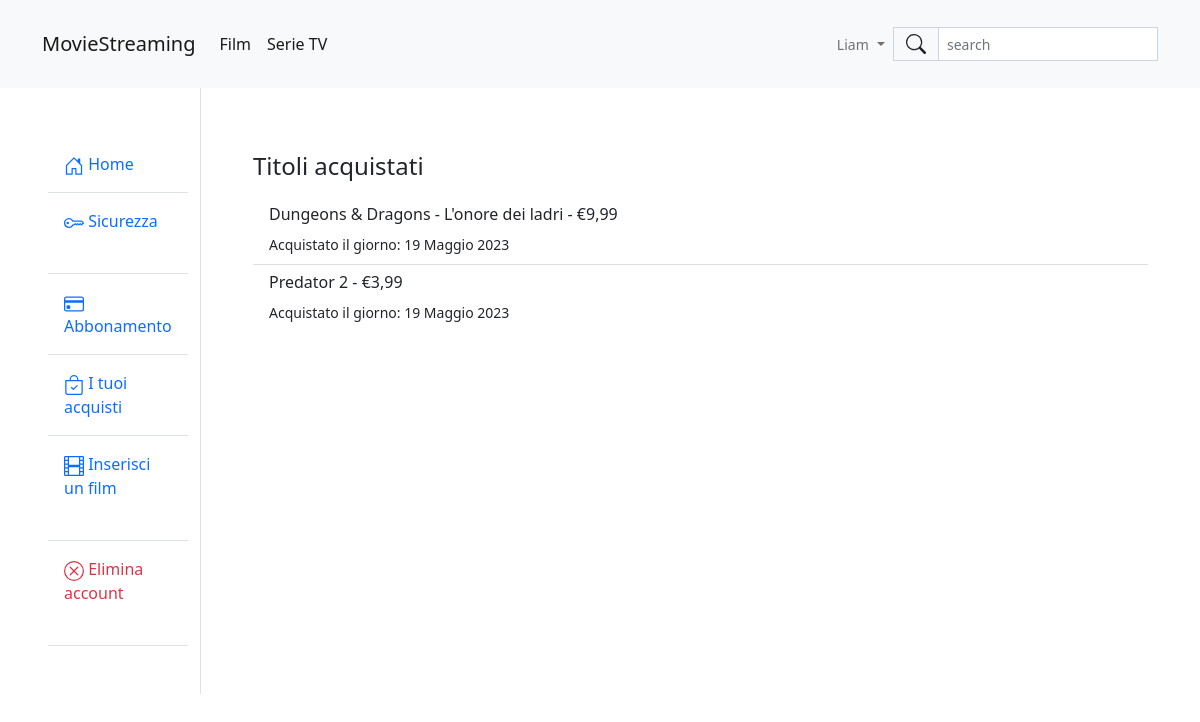
Before: /profile/your-purchases (signed in) with the older database file.
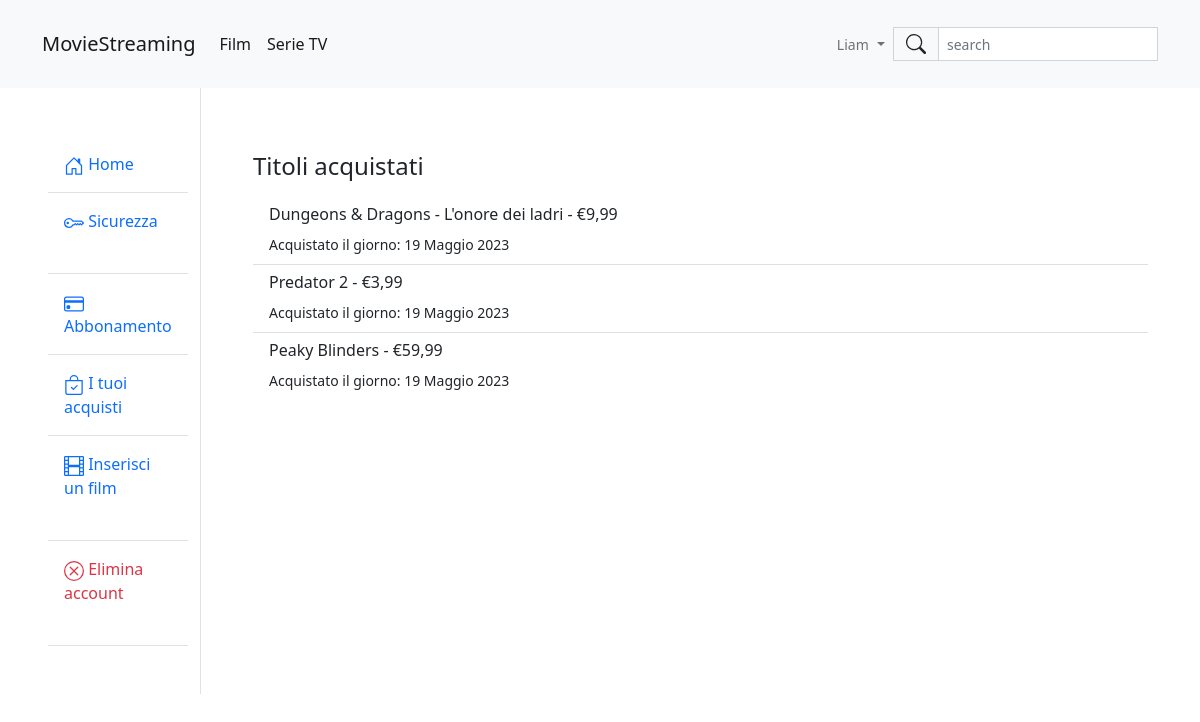
After: the same page with the newer database file.
### profile/models.py (models this page shows, shortened)
class UserPurchase(models.Model):
  user  = models.ForeignKey(User, on_delete=models.CASCADE)
  title = models.ForeignKey(Title, on_delete=models.CASCADE)
  date  = models.DateField(default=timezone.now)
  class Meta:
    unique_together = (("user", "title"),)

### movies/models.py (models this page shows, shortened)
class Title(models.Model):
  name          = models.CharField(max_length=100, unique=True)
  release_date  = models.DateField()
  description   = models.TextField()
  thumb         = models.ForeignKey(Thumb, null=True, on_delete=models.SET_NULL)
  genre         = models.ForeignKey(Genre, null=True, on_delete=models.SET_NULL)
  type          = models.CharField(max_length=5, choices=[('film', 'film'), ('serie', 'serie')])
  included      = models.BooleanField(default=True)
  cost          = models.DecimalField(max_digits=5, decimal_places=2, null=True, default=None)

### profile/views.py (the view)
# urls.py: path('your-purchases', views.ViewPurchase.as_view(), name="view_purchases"),
class ViewPurchase(LoginRequiredMixin, View):
  login_url = '/authentication/login/'
  redirect_field_name = 'redirect_to'
  def get(self, request):
    purchases = UserPurchase.objects.filter(user=request.user)
    context = {
      'purchases' : purchases
    }
    return render(request, "profile/purchases.html", context)

### profile/templates/profile/purchases.html (shortened to what this page needs)
{% extends 'base.html' %}
{% block content %}
{% include 'navbar.html' %}
{% load static %}
<div class="container-fluid">
  <div class="row">
    {% include 'profile/sidebar.html' %}
    <div class="col-lg-10 border-start">
      <div class="container py-5">
        <div class="card border-0">
          <div class="card-body">
            <h4 class="card-title">Titoli acquistati</h4>
            {% if purchases %}
              <ul class="list-group list-group-flush">
                {% for purchase in purchases %}
                  <li class="list-group-item">
                    <h6>{{ purchase.title.name }} - €{{ purchase.title.cost }}</h6>
                    <small>Acquistato il giorno: {{ purchase.date }}</small>
                  </li>
                {% endfor %}
              </ul>
            {% else %}
              <h6>Non hai effettuato nessun acquisti</h6>
            {% endif %}
          </div>
        </div>
      </div>
    </div>
  </div>
</div>
{% endblock %}

Changed rows visible on the page:
added UserPurchase: title.name "Peaky Blinders", title.cost "59,99", date "19 Maggio 2023"
